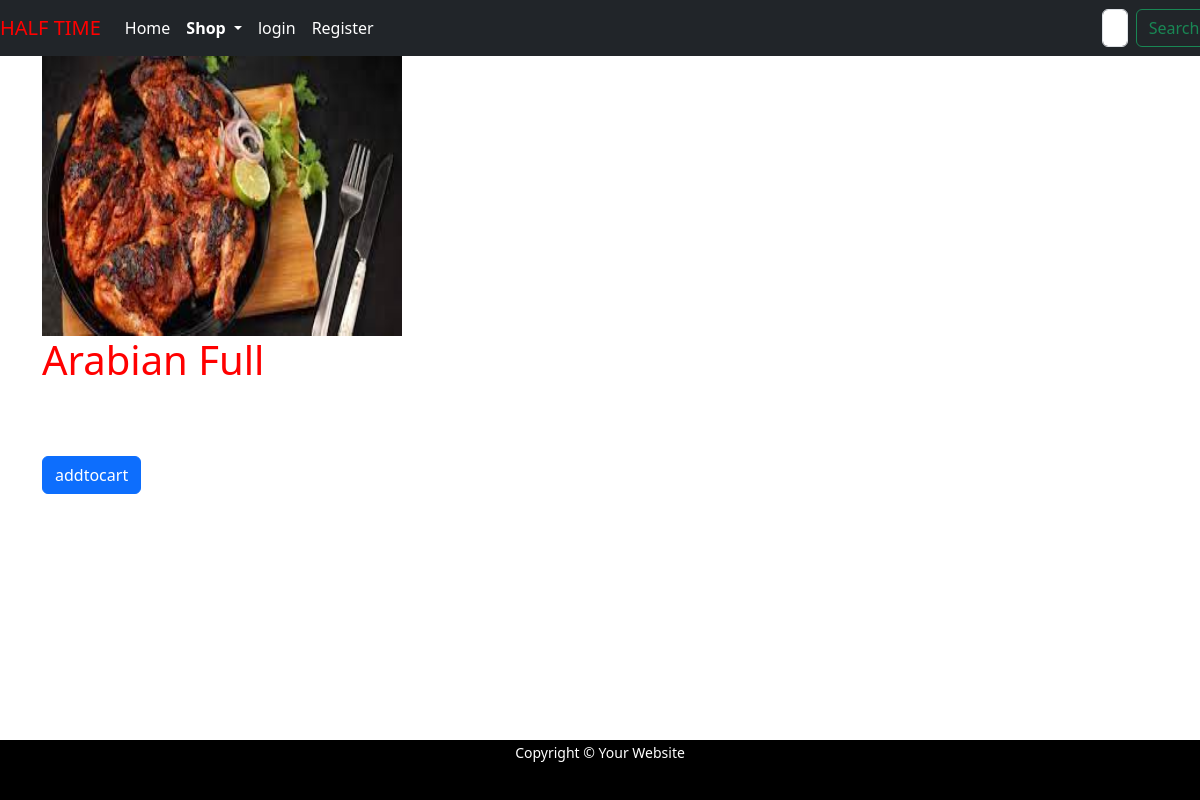
/prodetail/arabian, run on the app's committed database.
### resto/models.py (models this page shows, shortened)
class Product(models.Model):
    name = models.CharField(max_length=20)
    desc = models.TextField()
    slug = models.SlugField(max_length=250, unique=True)
    img = models.ImageField(upload_to="resto/Category", null=True, blank=True)
    price=models.DecimalField(max_digits=5,decimal_places=2)
    stock=models.DecimalField(max_digits=5,decimal_places=2)
    created=models.DateTimeField(auto_now_add=True)
    updated=models.DateTimeField(auto_now=True)
    category=models.ForeignKey(Category,on_delete=models.CASCADE)
    available = models.BooleanField(default=True)

### resto/views.py (the view)
# urls.py: path('prodetail/<slug:pslug>',views.prodetail,name='prodetail'),
def prodetail(request,pslug):
    p=Product.objects.get(slug=pslug)
    return render(request,'detail.html',{'p':p})

### cart/context_processors.py (called while the page is built, shortened)
def counter(request):
    item_count=0
    return {'item_count':item_count}

### resto/context_processors.py (called while the page is built)
def menu_links(request):
    links=Category.objects.all()
    return {'links':links}

### templates/detail.html
{% extends 'base.html' %}
{% load static %}
{% block content %}
<div class="container">
    <div class="row">
        <div class="col-sm-3">
            <img src="{{p.img.url}}" style="height:280px;width:360px;" alt="{{p.img.url}}">
        </div>
        <div class="col-sm-10">
            <div>
                <h1 style="color:red">{{p.name}} Full </h1>
                <p style="font-weight:bold;color:white;font-size:2rem;">{{p.price}} </p>
<a class="btn btn-primary" href="{% url 'cart:addtocart' p.id %}">addtocart</a>
            </div>
        </div>
    </div>
</div>
{% endblock %}

### static/css/custom.css (style rules this page uses)
#background { background-repeat:no-repeat; background-size:1580px 900px; background-position:top; background-attachment:fixed; }

### data on the page
Product: img (picture), name "Arabian"
